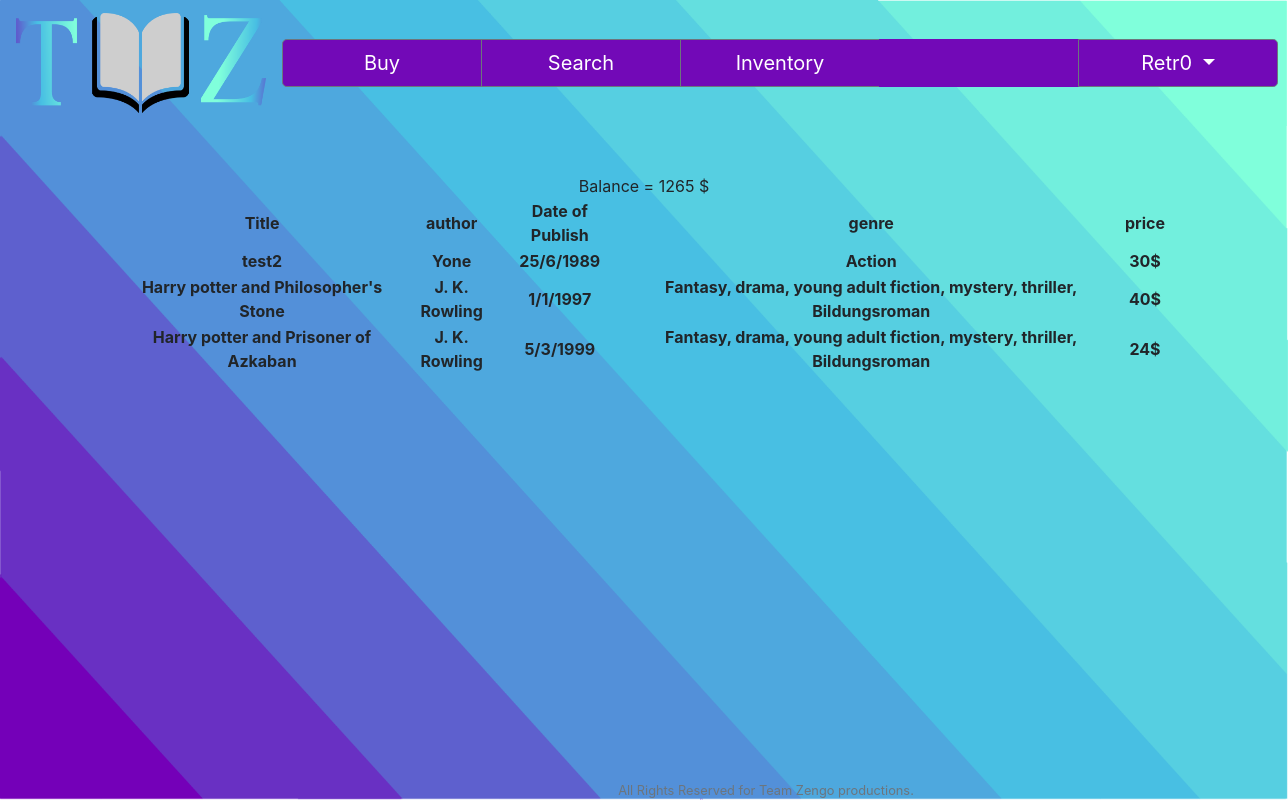
Page /inventory (signed in) on the committed database.
### tables this page shows
CREATE TABLE 'books' ('id' integer PRIMARY KEY NOT NULL, 'title' text NOT NULL, 'DoP' date, 'author' text NOT NULL, 'genre' text, 'price' numeric(2));

### application.py (the view)
@app.route("/inventory", methods=["GET", "POST"])
@login_required
def inventory():
    if session["user_state"] == 2:
        session.clear()
        return apology("Your account is suspended")
    else:
        if request.method == "GET":
            rows = db.execute("SELECT * FROM history WHERE userid = :userid",userid=session["user_id"])
            bag={}
            for row in rows:
                if row["bookid"] in bag.keys():
                    if ((bag[row["bookid"]] == 1) and (row["state"] == 2)):
                        del bag[row["bookid"]]
                else:
                    bag[row["bookid"]] = row["state"]
            title=[]
            author=[]
            DoP=[]
            genre=[]
            price=[]
            cash=session["user_cash"]
            for bookid in bag:
                row = db.execute("SELECT * FROM books WHERE id = :book_id ", book_id=bookid)
                title.append(row[0]["title"])
                author.append(row[0]["author"])
                DoP.append(row[0]["DoP"])
                genre.append(row[0]["genre"])
                price.append(row[0]["price"])
            return render_template("inventory.html", title=title, author=author, DoP=DoP, genre=genre, cash=cash, price=price, length=len(title))

### application.py (called while the page is built)
@app.after_request
def after_request(response):
    response.headers["Cache-Control"] = "no-cache, no-store, must-revalidate"
    response.headers["Expires"] = 0
    response.headers["Pragma"] = "no-cache"
    return response

### helpers.py (called while the page is built)
def login_required(f):
    @wraps(f)
    def decorated_function(*args, **kwargs):
        if session.get("user_id") is None:
            return redirect("/login")
        return f(*args, **kwargs)
    return decorated_function

### templates/inventory.html (shortened to what this page needs)
{% extends "layout.html" %}
{% block main %}
    <form action="/inventory" method="post">
        <div class="form-group">
            <caption>Balance = {{cash}} $</caption>
            <table style="width:100%">
                <tr>
                    <th>Title</th>
                    <th>author</th>
                    <th>Date of Publish</th>
                    <th>genre</th>
                    <th>price</th>
                </tr>
                    {% for i in range(length) %}
                <tr>
                    <th>{{title[i]}}</th>
                    <th>{{author[i]}}</th>
                    <th>{{DoP[i]}}</th>
                    <th>{{genre[i]}}</th>
                    <th>{{price[i]}}$</th>
                </tr>
                    {% endfor %}
        </div>
    </form>
{% endblock %}

### templates/layout.html (shortened to what this page needs)
<!DOCTYPE html>
<html lang="en">
    <head>
        <link href="https://maxcdn.bootstrapcdn.com/bootstrap/4.1.3/css/bootstrap.min.css" rel="stylesheet">
        <link href="/static/styles.css" rel="stylesheet">
    </head>
    <body class="background">
        <nav class="navbar navbar-expand-md background">
            <a class="navbar-brand" href="/"><img src="/static/logo.png" width="250" height="100"></a>
            <div class="collapse navbar-collapse sticky-top btn-group btn-group-lg" id="navbar">
                {% if session.user_id %}
                    <button type="button" class="btn btn-secondary" onclick="location.href='/buy';">Buy</button>
                    <button type="button" class="btn btn-secondary" onclick="location.href='/search';">Search</button>
                    <button type="button" class="btn btn-secondary" onclick="location.href='/inventory';">Inventory</button>
                    <button type="button" class="btn btn-default empty" ></button>
                    <div class="btn-group btn-group-lg" role="group">
                        <button type="button" class="btn btn-secondary dropdown-toggle" data-toggle="dropdown" aria-haspopup="true" aria-expanded="true">
                    {{session["user_name"]}}
                        </button>
                    </div>
                {% endif %}
            </div>
        </nav>
        <main class="container p-5">
            {% block main %}{% endblock %}
        </main>
        <footer class="small text-center text-muted">
            All Rights Reserved for Team Zengo productions.
        </footer>
    </body>
</html>

### static/styles.css (style rules this page uses)
nav .navbar-brand { font-size: xx-large; }
main { overflow-x: auto; text-align: center; }
.btn-group button { background:#7209b7; }
.btn { width:200px; }
.empty { height:48px; }
.background { background-image: url('bg.png'); background-repeat: no-repeat; background-size: 100% 100%; background-position: right top; background-attachment: fixed; }
footer { position: fixed; margin-top: 2%; height: 50; width: 100%; text-align: center; font-size: 0.8em; bottom: 0; }

### rows in the picture
books: title "test2", author "Yone", DoP "25/6/1989", genre "Action"
books: title "Harry potter and Philosopher's Stone", author "J. K. Rowling", DoP "1/1/1997", genre "Fantasy, drama, young adult fiction, mystery, thriller, Bildungsroman"
books: title "Harry potter and Prisoner of Azkaban", author "J. K. Rowling", DoP "5/3/1999", genre "Fantasy, drama, young adult fiction, mystery, thriller, Bildungsroman"

### other values in the picture
{{ session["user_name"] }} "Retr0"
{{ cash }} "1265"
{{ price[i] }} "30" "40" "24"
